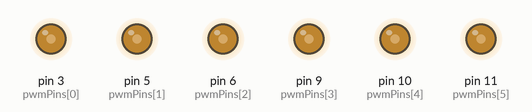
Recording of a sketch running on a simulated Arduino Uno, built with avr-gcc and run on an emulated ATmega328P. Shown: output pins drawn as LEDs (lit = HIGH). What the sketch prints to the serial monitor is not drawn.

Above: at 0.05 s.
Timing chart, 0 to 8.4 s (numbered marks = the images above):
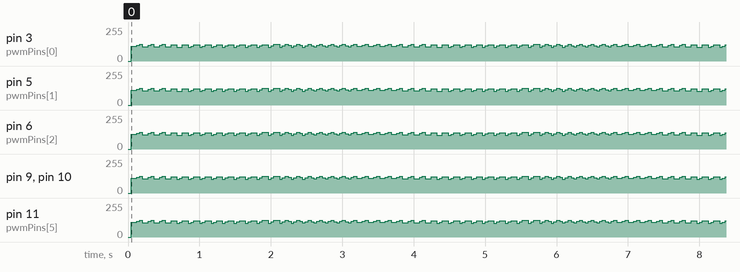

The sketch:

pwm_test_all_pins.ino
```cpp
/*
  Génération d'une PWM avec une arduino
*/

// PWM Constants
const byte STOP = 0;
const byte LOW_PWM = 50;
const byte MED_PWM = 150;
const byte HIGH_PWM = 255;
// Simple FAST PWM mode : Turn ON when at 0 and OFF when it is at the counter value (via analog write)

// PWM pins : 3, 5, 6, 9, 10 and 11 (! they're digital pins)
const byte pwmPins[6] = {3, 5, 6, 9, 10, 11};

// Setup, we goes ONCE there.
void setup() {
  for (byte i = 0; i <= 5; i = i + 1) {
    pinMode(pwmPins[i], OUTPUT);
  }

  // Initialize serial communication to DEBUG
  Serial.begin(9600);
}

void loop(){

  for (byte i = 0; i <= 5; i = i + 1) {
    analogWrite(pwmPins[i], LOW_PWM);
  }
  Serial.print("LOW");
  waitXSeconds(1);

  for (byte i = 0; i <= 5; i = i + 1) {
    analogWrite(pwmPins[i], MED_PWM);
  }
  Serial.print("MED");
  waitXSeconds(1);

  for (byte i = 0; i <= 5; i = i + 1) {
    analogWrite(pwmPins[i], HIGH_PWM);
  }
  Serial.print("HIGH");
  waitXSeconds(1);

  for (byte i = 0; i <= 5; i = i + 1) {
    analogWrite(pwmPins[i], STOP);
  }

  Serial.print("STOP");
  waitXSeconds(1);

}

void waitXSeconds(int seconds)
{
  delayMicroseconds(seconds*1000000); // 10^6 micro seconds to wait => 1 second
}
```

Measured:
- by itself, pin 3 (pwmPins[0]), pin 5 (pwmPins[1]), pin 6 (pwmPins[2]), pin 9 (pwmPins[3]), pin 10 (pwmPins[4]), pin 11 (pwmPins[5]): moves between 103/255 and 126/255, repeating every 3.6 s
